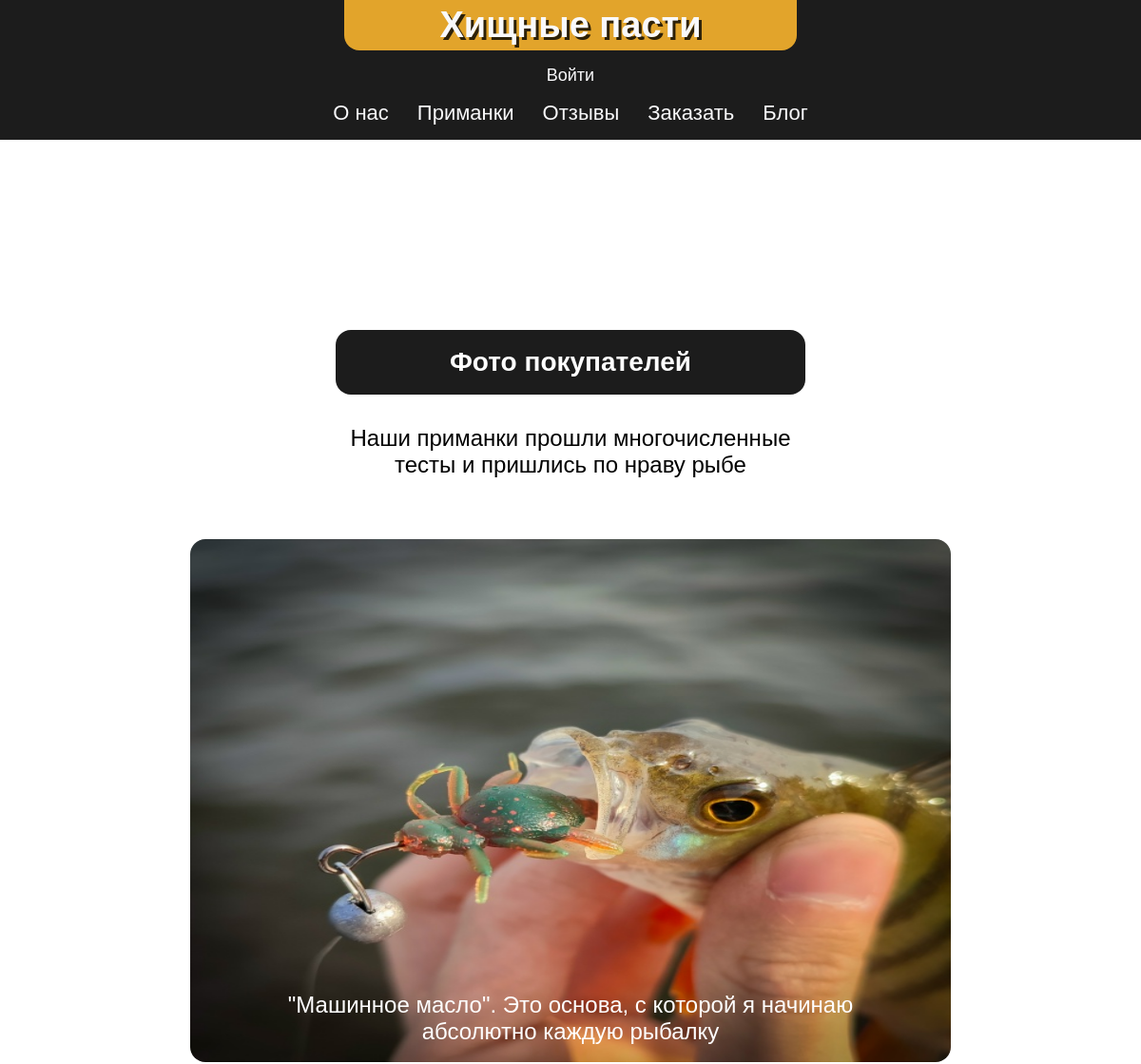
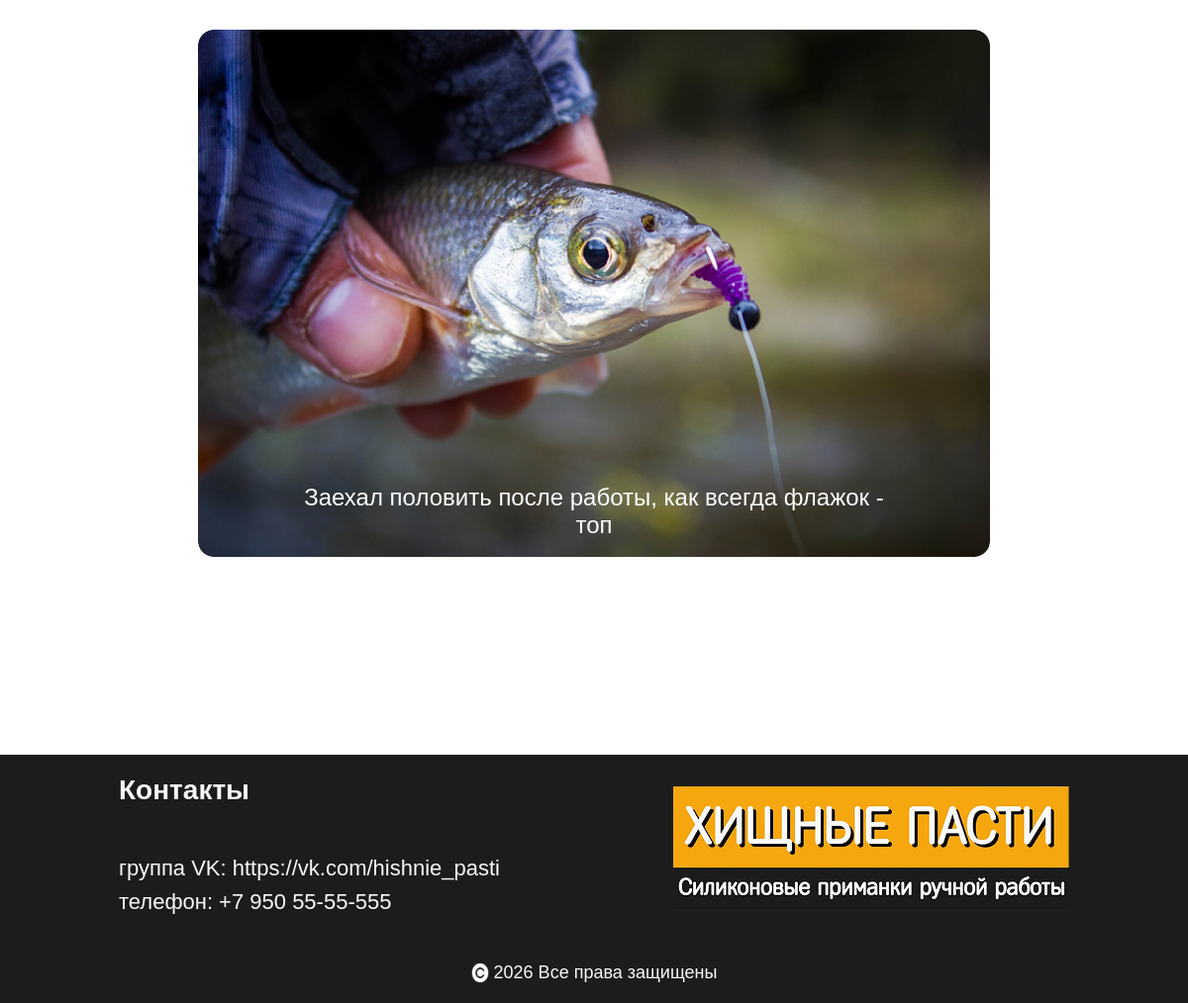
The page /feedback/ on the database its author committed (2 pictures, top to bottom).
### main/models.py (models this page shows, shortened)
class Review(models.Model):
    text = models.TextField(verbose_name="Текст отзыва")
    image = models.ImageField(upload_to='reviews/', blank=True, null=True, verbose_name="Изображение")
    created_at = models.DateTimeField(auto_now_add=True, verbose_name="Дата создания")
    status = models.BooleanField(default=False, verbose_name="Опубликован")
    class Meta:
        verbose_name = "Отзыв"
        verbose_name_plural = "Отзывы"
        ordering = ['-created_at']

### main/views.py (the view)
# urls.py: path('feedback/', views.feedbackPage, name='feedback'),
def feedbackPage(request):
    reviews = Review.objects.filter(status=True).order_by('-created_at')
    return render(request, 'feedback.html', {'reviews': reviews})

### main/templates/feedback.html
{% extends "layout.html" %}
{% load static %}
{% block head %}
<link rel="stylesheet" href="{% static 'css/feedback.css' %}">
{% endblock %}
{% block content %}
<div class="container">
    <div class="feedback-block">
        <div class="feedback-block-info">
            <div class="title-block">
                <h2>Фото покупателей</h2>
            </div>
            <p>Наши приманки прошли многочисленные тесты и пришлись по нраву рыбе</p>
        </div>
        <div>
            <ul class="review-list">
                {% for review in reviews %}
                    <li class="review-block">
                        <img class="review-list-item" src="{{ review.image.url }}">
                        <p class="review-text">{{ review.text }}</p>
                    </li>
                {% endfor %}
            </ul>
        </div>
    </div>
</div>
{% endblock %}

### main/static/css/base.css (style rules this page uses)
html { scroll-behavior: smooth; }
body { font-family: "Fregat Regular", sans-serif; margin: 0; }
:root { --fc-primary: #212121; --fc-secondary: #FFF; --fc-spec-text: #6B6E6E; --dark-color: #1C1C1C; --main-color: #E2A42B; --main-color-lite: #FFC044; --lite-color: #F9F9FB; --bg-color: #FFF; --border-radius-value: 8px; --border-radius-second: 16px; --shadow: 5px 5px 5px rgba(0, 0, 0, 0.25); }
p, h1, h2, h3 { margin: 0; }
.container { width: 1200px; margin: 0 auto; flex: 1; }
ul { list-style-type: none; padding: 0; margin: 0; }
h2 { font-size: 28px; font-weight: bold; margin-bottom: 50px; }
.title-block { width: max-content; padding: 18px 120px; background-color: var(--dark-color); border-radius: var(--border-radius-second); }
.title-block h2 { margin: 0; color: var(--fc-secondary); }

### main/static/css/home.css (style rules this page uses)
@media screen and (max-width: 1201px) { .container { width: 960px; } }

### main/static/css/feedback.css (style rules this page uses)
.feedback-block { display: flex; flex-direction: column; align-items: center; gap: 64px; margin: 200px 0px; }
.feedback-block-info { display: flex; flex-direction: column; align-items: center; gap: 32px; }
.feedback-block-info p { max-width: 500px; text-align: center; font-size: 24px; }
.review-list { display: flex; flex-direction: column; gap: 32px; }
.review-list img { width: 100%; max-width: 800px; max-height: 550px; border-radius: 16px; object-fit: fill; }
.review-block { position: relative; display: flex; }
.review-text { position: absolute; display: flex; align-self: center; padding: 0px 50px; margin: 0 auto; left: 0; right: 0; bottom: 18px; margin: auto; max-width: 600px; font-size: 24px; text-align: center; color: var(--fc-secondary); }

### rows shown on the page
Review: image (picture), text "\"Машинное масло\". Это основа, с которой я начинаю абсолютно каждую рыбалку"
Review: image (picture), text "Заехал половить после работы, как всегда флажок - топ"
